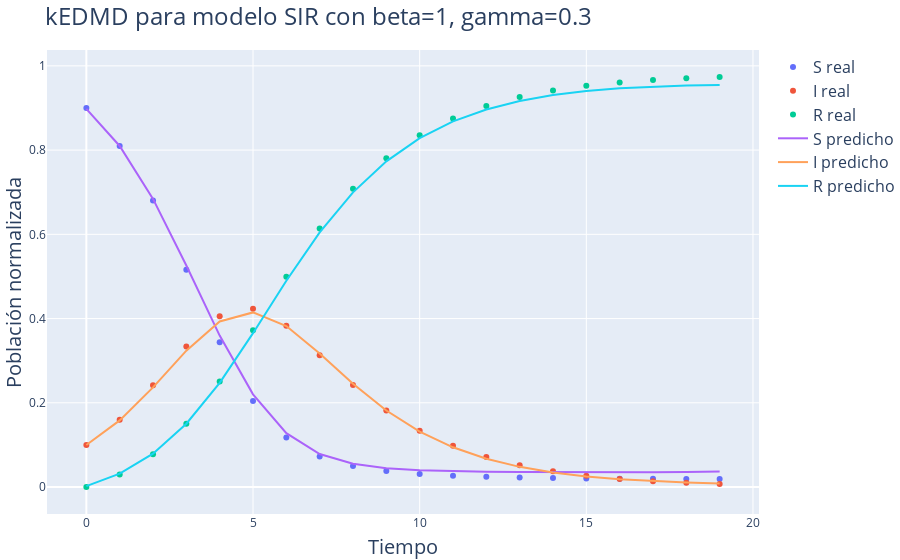

This figure's notebook cell:
### Code cell
# Gráfico para los primeros parámetros
fig = go.Figure()

fig.add_trace(go.Scatter(x=np.arange(iters), y=x1[:,0], name='S real', mode='markers'))
fig.add_trace(go.Scatter(x=np.arange(iters), y=x1[:,1], name='I real', mode='markers'))
fig.add_trace(go.Scatter(x=np.arange(iters), y=x1[:,2], name='R real', mode='markers'))

fig.add_trace(go.Scatter(x=np.arange(iters), y=x_koop1[:,0], name='S predicho'))
fig.add_trace(go.Scatter(x=np.arange(iters), y=x_koop1[:,1], name='I predicho'))
fig.add_trace(go.Scatter(x=np.arange(iters), y=x_koop1[:,2], name='R predicho'))

# Colocar titulo
fig.update_layout(
    title=f"kEDMD para modelo SIR con beta={beta1}, gamma={gamma1}",
    xaxis_title="Tiempo",
    yaxis_title="Población normalizada",
    margin=dict(l=0, r=0, t=50, b=0)
    )

fig.write_image(img_path+"SIR1.pdf")
fig.show()

### Figure 1 — Plotly figure (JSON) as saved in the notebook; plotly's stock layout.template omitted (floating-point values rounded to 4 significant figures)
{"data": [{"mode": "markers", "name": "S real", "type": "scatter", "x": [0, 1, 2, 3, 4, 5, 6, 7, 8, 9, 10, 11, 12, 13, 14, 15, 16, 17, 18, 19], "y": [0.9, 0.81, 0.6804, 0.516, 0.3439, 0.2044, 0.1179, 0.07275, 0.04997, 0.03787, 0.031, 0.02685, 0.02422, 0.0225, 0.02134, 0.02054, 0.01999, 0.0196, 0.01933, 0.01914]}, {"mode": "markers", "name": "I real", "type": "scatter", "x": [0, 1, 2, 3, 4, 5, 6, 7, 8, 9, 10, 11, 12, 13, 14, 15, 16, 17, 18, 19], "y": [0.1, 0.16, 0.2416, 0.3335, 0.4055, 0.4234, 0.3829, 0.3132, 0.242, 0.1815, 0.1339, 0.0979, 0.07116, 0.05153, 0.03723, 0.02686, 0.01935, 0.01393, 0.01003, 0.007212]}, {"mode": "markers", "name": "R real", "type": "scatter", "x": [0, 1, 2, 3, 4, 5, 6, 7, 8, 9, 10, 11, 12, 13, 14, 15, 16, 17, 18, 19], "y": [0, 0.03, 0.078, 0.1505, 0.2505, 0.3722, 0.4992, 0.6141, 0.708, 0.7806, 0.8351, 0.8753, 0.9046, 0.926, 0.9414, 0.9526, 0.9607, 0.9665, 0.9706, 0.9737]}, {"name": "S predicho", "type": "scatter", "x": [0, 1, 2, 3, 4, 5, 6, 7, 8, 9, 10, 11, 12, 13, 14, 15, 16, 17, 18, 19], "y": [0.898, 0.8098, 0.6841, 0.5259, 0.3595, 0.2201, 0.128, 0.07849, 0.05531, 0.04491, 0.03999, 0.03749, 0.03619, 0.0355, 0.03511, 0.03493, 0.03498, 0.03532, 0.03596, 0.03686]}, {"name": "I predicho", "type": "scatter", "x": [0, 1, 2, 3, 4, 5, 6, 7, 8, 9, 10, 11, 12, 13, 14, 15, 16, 17, 18, 19], "y": [0.09983, 0.1583, 0.2365, 0.3237, 0.393, 0.4146, 0.3823, 0.3171, 0.245, 0.1817, 0.1318, 0.09443, 0.06731, 0.04796, 0.03431, 0.02481, 0.01831, 0.0139, 0.01087, 0.008698]}, {"name": "R predicho", "type": "scatter", "x": [0, 1, 2, 3, 4, 5, 6, 7, 8, 9, 10, 11, 12, 13, 14, 15, 16, 17, 18, 19], "y": [0.002179, 0.03194, 0.07936, 0.1503, 0.2474, 0.3654, 0.4897, 0.6044, 0.6996, 0.7734, 0.8282, 0.8681, 0.8965, 0.9165, 0.9306, 0.9403, 0.9467, 0.9508, 0.9532, 0.9544]}], "layout": {"margin": {"b": 0, "l": 0, "r": 0, "t": 50}, "title": {"text": "kEDMD para modelo SIR con beta=1, gamma=0.3"}, "xaxis": {"title": {"text": "Tiempo"}}, "yaxis": {"title": {"text": "Población normalizada"}}}}
